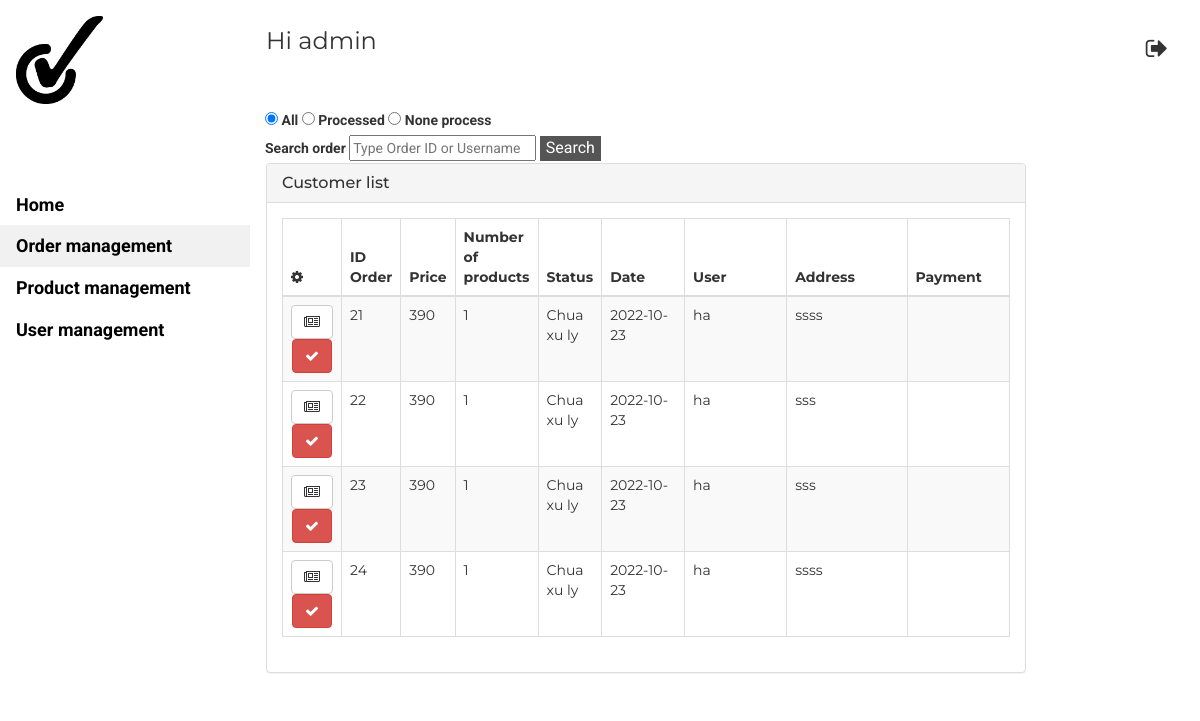
The app's page /admin/admin.php (signed in), older data.
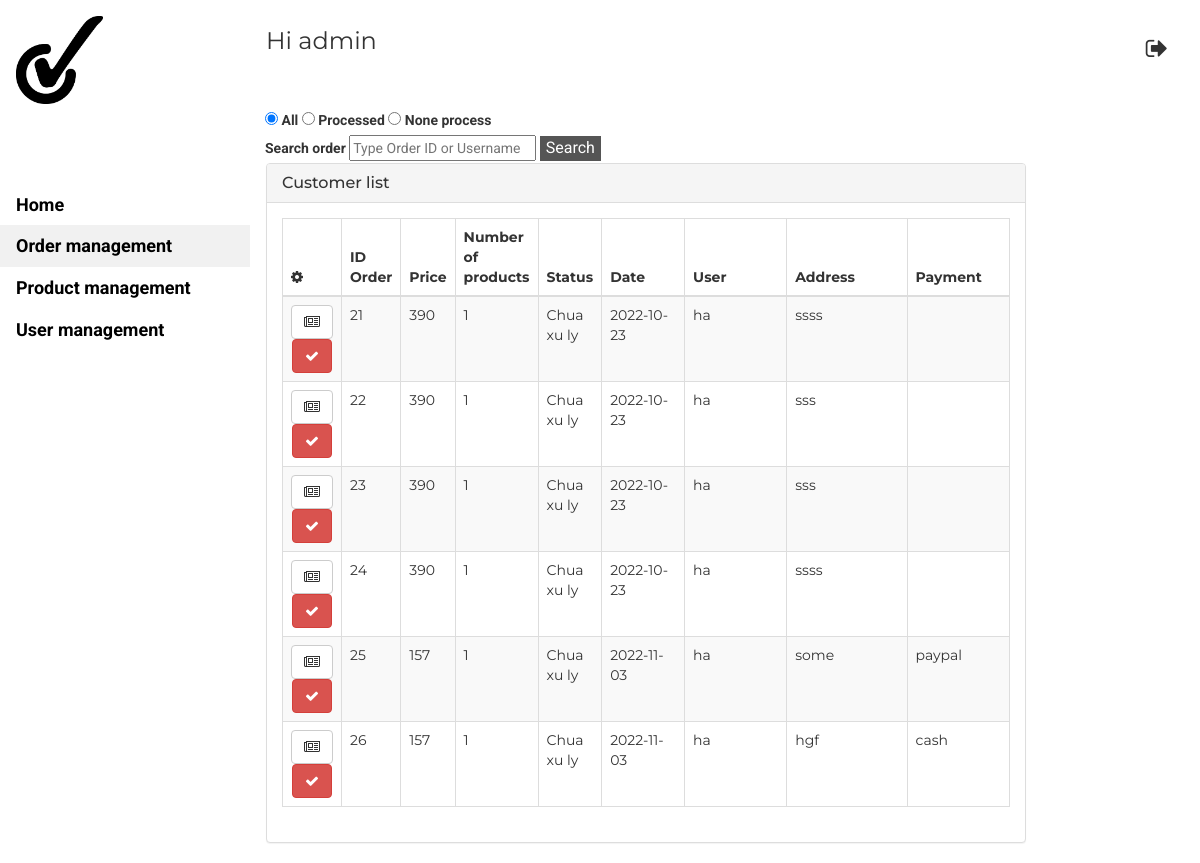
The same page, newer data.
### tables this page shows
CREATE TABLE `donhang` (
  `maDon` int(30) NOT NULL,
  `giaDon` int(30) NOT NULL,
  `soluongMua` int(30) NOT NULL,
  `tinhtrang` varchar(64) NOT NULL,
  `ngaydat` date NOT NULL,
  `userKH` varchar(64) NOT NULL,
  `thanhtoan` varchar(10) NOT NULL,
  `diachinhan` varchar(50) NOT NULL
);

### process/login.php (called while the page is built, shortened)
<?php
function isLoginedAdmin()
{
    return isset($_SESSION['admin']);
}

### admin/admin.php (the view, shortened to what this page needs)
<!DOCTYPE html>
<?php require_once('../process/login.php'); ?>
<html>
<link rel="stylesheet" href="../SOURCE.css">
<link rel="stylesheet" href="https://cdnjs.cloudflare.com/ajax/libs/font-awesome/4.7.0/css/font-awesome.min.css">
<link rel="stylesheet" href="https://maxcdn.bootstrapcdn.com/bootstrap/3.3.6/css/bootstrap.min.css">
<?php
if (isLoginedAdmin()) {
?>
  <body class="w3-content" style="max-width:1200px">
    <nav class="w3-sidebar w3-bar-block w3-white w3-collapse w3-top" style="z-index:3;width:250px" id="mySidebar">
      <div class="w3-container w3-display-container w3-padding-16">
        <a href="#"><img src="../Images/ANHNEN/logocheck.jpg" alt="LOGO" width="40%"></a>
      </div>
      <div class="w3-padding-64 w3-large w3-text-gray" style="font-weight:bold">
        <a href="index.php" class="w3-bar-item w3-button w3-white">Home</a>
        <a href="#" class="w3-button w3-block w3-light-grey w3-left-align">Order management</a>
        <a href="Productmanagement.php" class="w3-bar-item w3-button w3-white">Product management</a>
        <a href="user.php" class="w3-button w3-block w3-white w3-left-align">User management</a>
      </div>
    </nav>
    <div class="w3-main" style="margin-left:250px">
      <header class="w3-container w3-xlarge w3-padding-24">
        <p class="w3-left">Hi admin</p>
        <p class="w3-right">
          <a href="logoutadmin.php" class="w3-bar-item w3-button  w3-right">
            <i class="fa fa-sign-out  "></i>
          </a>
        </p>
      </header>
      <form style="padding-left: 15px;" onchange="reloadadmin()">
        <input type="radio" id="all" name="select" value="1" <?php if (isset($_REQUEST['select'])) {
                                                  echo ($_REQUEST['select'] == 1) ? 'checked="checked"' : '';
                                                }
                                                echo 'checked="checked"'  ?>>
        <label for="All">All</label>
        <input type="radio" id="pro" name="select" value="2" <?php if (isset($_REQUEST['select'])) {
                                                  echo ($_REQUEST['select'] == 2) ? 'checked="checked"' : '';
                                                } ?>>
        <label for="Processed">Processed</label>
        <input type="radio" id="nonepro" value="3" name="select"  <?php if (isset($_REQUEST['select'])) {
                                                      echo ($_REQUEST['select'] == 3) ? 'checked="checked"' : '';
                                                    } ?>>
        <label for="nonepro">None process</label>
        <div>
          <label for="searchOrder">Search order </label>
          <input type="text" id="textOrder" name="searchText" style="width: 20%" placeholder="Type Order ID or Username" value="<?php
                                                                                                              echo isset($_REQUEST['searchText']) ? $_REQUEST['searchText'] : "";
                                                                                                              ?>">
          <button class="button" onclick="reloadadmin()">Search</button>
        </div>
      </form>
      <div class="w3-container  ">
        <div class="row">
          <div class="col-md-10 ">
            <div class="panel panel-default panel-table">
              <div class="panel-heading">
                <div class="row">
                  <div class="col col-xs-6">
                    <h3 class="panel-title">Customer list</h3>
                  </div>
                </div>
              </div>
              <div class="panel-body">
                <?php
                $conn = createDbConnection();
                if (isset($_REQUEST['searchText'])) {
                  $seachtext = $_REQUEST['searchText'];
                  if (isset($_REQUEST['select'])) {
                    if ($_REQUEST['select'] == 1)
                      $sql = "SELECT * FROM donhang  where (maDon like '%$seachtext%' or userKH like '%$seachtext%')";
                    else if ($_REQUEST['select'] == 2)
                      $sql = "SELECT * FROM donhang WHERE tinhtrang='Da xu ly' and (maDon like '%$seachtext%' or userKH like '%$seachtext%')";
                    else
                      $sql = "SELECT * FROM donhang WHERE tinhtrang='Chua xu ly' and (maDon like '%$seachtext%' or userKH like '%$seachtext%')";
                  } else {
                    $sql = "SELECT * FROM donhang where (maDon like '%$seachtext%' or userKH like '%$seachtext%')";
                  }
                } else {
                  if (isset($_REQUEST['select'])) {
                    if ($_REQUEST['select'] == 1)
                      $sql = "SELECT * FROM donhang";
                    else if ($_REQUEST['select'] == 2)
                      $sql = "SELECT * FROM donhang WHERE tinhtrang='Da xu ly'";
                    else
                      $sql = "SELECT * FROM donhang WHERE tinhtrang='Chua xu ly'";
                  } else {
                    $sql = "SELECT * FROM donhang";
                  }
                }
                if ($result = mysqli_query($conn, $sql)) {
                  if (mysqli_num_rows($result) > 0) {
                ?>
                    <table class="table table-striped table-bordered table-list">
                      <thead>
                        <tr>
                          <th><em class="fa fa-cog"></em>
                          </th>
                          <th class="hidden-xs" width=75px>ID Order</th>
                          <th>Price</th>
                          <th width=80px>Number of products</th>
                          <th width=100px>Status</th>
                          <th width=20%>Date</th>
                          <th width=30%>User</th>
                          <th width=30%>Address</th>
                          <th width=30%>Payment</th>
                        </tr>
                      </thead>
                      <tbody>
                        <?php
                        while ($row = mysqli_fetch_array($result)) {
                        ?>
                          <tr>
                            <td align="center"><a class="btn btn-default">
                                <em class="fa fa-newspaper-o" onclick="billdetail('<?= $row['maDon'] ?>','<?= $row['userKH'] ?>'
                                )"></em></a>
                              <?php
                              if ($row['tinhtrang'] == "Chua xu ly") { ?>
                                <button class="btn btn-danger fa fa-check" onclick="myFunction('<?= $row['maDon'] ?>')"></button>
                              <?php } else { ?>
                                <button class="btn btn-danger fa fa-check" style="background-color: gray;"></button>
                              <?php } ?>
                            </td>
                            <td class="hidden-xs"><?php echo $row['maDon'] ?></td>
                            <td><?php echo $row['giaDon'] ?></td>
                            <td><?php echo $row['soluongMua'] ?></td>
                            <td><?php echo $row['tinhtrang'] ?></td>
                            <td><?php echo $row['ngaydat'] ?></td>
                            <td><?php echo $row['userKH'] ?></td>
                            <td><?php echo $row['diachinhan'] ?></td>
                            <td><?php echo $row['thanhtoan'] ?></td>
                          </tr>
              </div>
            </div>
      <?php
                        }
                      }
                    }
      ?>
  </body>
<?php
} else {
  echo '<script>window.location.replace("/WEB2/admin")</script>';
}
?>
</html>

### SOURCE.css (style rules this page uses)
html { box-sizing:border-box }
*,*:before,*:after { box-sizing:inherit }
html { -ms-text-size-adjust:100%;-webkit-text-size-adjust:100% }
body { margin:0 }
article,aside,details,figcaption,figure,footer,header,main,menu,nav,section { display:block }
a { background-color:transparent }
img { border-style:none }
button,input,select,textarea,optgroup { font:inherit;margin:0 }
button,input { overflow:visible }
button,select { text-transform:none }
button,[type=button],[type=reset],[type=submit] { -webkit-appearance:button }
[type=checkbox],[type=radio] { padding:0 }
html,body { font-family:Verdana,sans-serif;font-size:15px;line-height:1.5 }
html { overflow-x:hidden }
h3 { font-size:24px }
h1,h2,h3,h4,h5,h6 { font-family:"Segoe UI",Arial,sans-serif;font-weight:400;margin:10px 0 }
img { vertical-align:middle }
a { color:inherit }
.w3-btn,.w3-button { border:none;display:inline-block;padding:8px 16px;vertical-align:middle;overflow:hidden;text-decoration:none;color:inherit;background-color:inherit;text-align:center;cursor:pointer;white-space:nowrap }
.w3-btn,.w3-button { -webkit-touch-callout:none;-webkit-user-select:none;-khtml-user-select:none;-moz-user-select:none;-ms-user-select:none;user-select:none }
.w3-tooltip,.w3-display-container { position:relative }
.w3-sidebar { height:100%;width:200px;background-color:#fff;position:fixed!important;z-index:1;overflow:auto }
.w3-main,#main { transition:margin-left .4s }
.w3-bar-block .w3-bar-item { width:100%;display:block;padding:8px 16px;text-align:left;border:none;white-space:normal;float:none;outline:0 }
.w3-block { display:block;width:100% }
.w3-container:after,.w3-container:before,.w3-panel:after,.w3-panel:before,.w3-row:after,.w3-row:before,.w3-row-padding:after,.w3-row-padding:before, .w3-cell-row:before,.w3-cell-row:after,.w3-clear:after,.w3-clear:before,.w3-bar:before,.w3-bar:after { content:"";display:table;clear:both }
.w3-content,.w3-auto { margin-left:auto;margin-right:auto }
.w3-content { max-width:980px }
@media (min-width:993px) { .w3-sidebar.w3-collapse { display:block!important } }
.w3-top,.w3-bottom { position:fixed;width:100%;z-index:1 }
.w3-top { top:0 }
.w3-container,.w3-panel { padding:0.01em 16px }
.w3-large { font-size:18px!important }
.w3-xlarge { font-size:24px!important }
.w3-left-align { text-align:left!important }
.w3-padding-16 { padding-top:16px!important;padding-bottom:16px!important }
.w3-padding-24 { padding-top:24px!important;padding-bottom:24px!important }
.w3-padding-64 { padding-top:64px!important;padding-bottom:64px!important }
.w3-left { float:left!important }
.w3-right { float:right!important }
.w3-white,.w3-hover-white:hover { color:#000!important;background-color:#fff!important }
.w3-light-grey,.w3-hover-light-grey:hover,.w3-light-gray,.w3-hover-light-gray:hover { color:#000!important;background-color:#f1f1f1!important }
.w3-text-grey,.w3-hover-text-grey:hover,.w3-text-gray,.w3-hover-text-gray:hover { color:#757575!important }

### admin/admin.php (style rules this page uses)
.w3-sidebar a, form { font-family: "Roboto", sans-serif }
body, h1, h2, h3, h4, h5, h6, .w3-wide { font-family: "Montserrat", sans-serif; }
.button { background-color: #555555; border: none; color: white; text-align: center; text-decoration: none; display: inline-block; font-size: 16px; }

Row changes from the older to the newer data that the page shows:
added donhang: maDon "25", giaDon "157", soluongMua "1", tinhtrang "Chua xu ly", ngaydat "2022-11-03", userKH "ha", diachinhan "some", thanhtoan "paypal"
added donhang: maDon "26", giaDon "157", soluongMua "1", tinhtrang "Chua xu ly", ngaydat "2022-11-03", userKH "ha", diachinhan "hgf", thanhtoan "cash"
